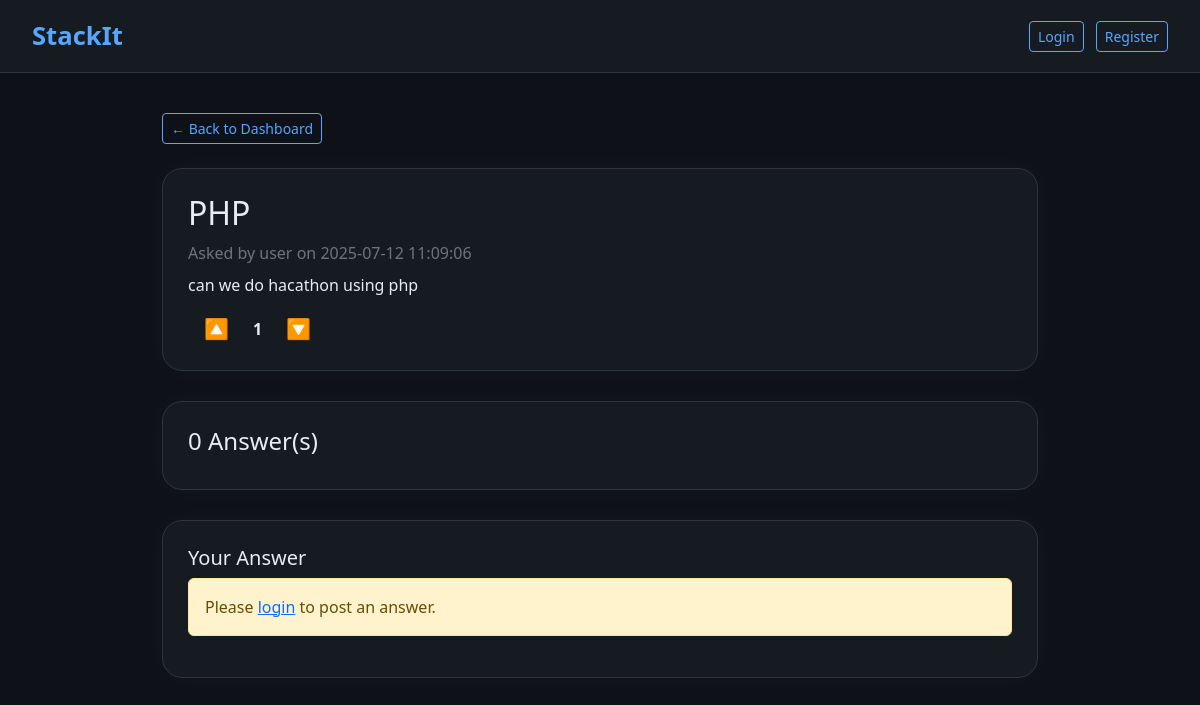
The page /root/view_question.php?id=13 on the database its author committed.
### tables this page shows
CREATE TABLE `questions` (
  `id` int(11) NOT NULL,
  `user_id` int(11) NOT NULL,
  `title` varchar(255) NOT NULL,
  `description` text NOT NULL,
  `created_at` timestamp NOT NULL DEFAULT current_timestamp()
);

CREATE TABLE `users` (
  `user_id` int(11) NOT NULL,
  `username` varchar(100) NOT NULL,
  `email` varchar(100) NOT NULL,
  `password` varchar(255) NOT NULL,
  `role` enum('guest','user','admin') DEFAULT 'user'
);

### root/view_question.php (the view, shortened to what this page needs)
<?php
require 'config.php';
$username = $_SESSION['user'] ?? null;
$user_id = $_SESSION['user_id'] ?? null;
$question_id = (int) $_GET['id'];
$stmt = $conn->prepare("
    SELECT q.id, q.title, q.description, q.created_at, u.username
    FROM questions q
    JOIN users u ON q.user_id = u.user_id
    WHERE q.id = ?
");
$stmt->execute([$question_id]);
$question = $stmt->fetch(PDO::FETCH_ASSOC);
$voteStmt = $conn->prepare("
    SELECT
        SUM(CASE WHEN vote_type = 'upvote' THEN 1 WHEN vote_type = 'downvote' THEN -1 ELSE 0 END) AS total
    FROM votes WHERE question_id = ?
");
$voteStmt->execute([$question_id]);
$questionVotes = $voteStmt->fetchColumn() ?? 0;
$userQuestionVote = null;
$stmt = $conn->prepare("
    SELECT a.id AS answer_id, a.content, a.created_at, a.user_id, u.username
    FROM answers a
    JOIN users u ON a.user_id = u.user_id
    WHERE a.question_id = ?
    ORDER BY a.created_at DESC
");
$stmt->execute([$question_id]);
$answers = $stmt->fetchAll(PDO::FETCH_ASSOC);
?>
<!DOCTYPE html>
<html lang="en">
<head>
  <link href="https://cdn.jsdelivr.net/npm/bootstrap@5.3.0/dist/css/bootstrap.min.css" rel="stylesheet" />
</head>
<body>
<nav class="navbar navbar-expand-lg">
  <a class="navbar-brand" href="dashboard.php">StackIt</a>
  <div class="ms-auto">
    <?php if ($user_id): ?>
      <span class="text-light me-3">👋 <?= htmlspecialchars($username) ?></span>
      <a href="logout.php" class="btn btn-outline-light btn-sm">Logout</a>
    <?php else: ?>
      <a href="login.php" class="btn btn-outline-light btn-sm me-2">Login</a>
      <a href="register.php" class="btn btn-outline-light btn-sm">Register</a>
    <?php endif; ?>
  </div>
</nav>
<div class="container">
  <div class="mb-4">
    <a href="dashboard.php" class="btn btn-outline-light btn-sm">← Back to Dashboard</a>
  </div>
  <div class="card-style">
    <h2><?= htmlspecialchars($question['title']) ?></h2>
    <div class="mb-2 text-secondary">Asked by <?= htmlspecialchars($question['username']) ?> on <?= $question['created_at'] ?></div>
    <p><?= nl2br(htmlspecialchars($question['description'])) ?></p>
    <div class="mt-3 d-flex align-items-center">
      <form method="POST" action="vote.php" class="me-2">
        <button class="btn-vote <?= $userQuestionVote === 'upvote' ? 'active' : '' ?>">🔼</button>
      </form>
      <strong><?= $questionVotes ?></strong>
      <form method="POST" action="vote.php" class="ms-2">
        <button class="btn-vote <?= $userQuestionVote === 'downvote' ? 'active' : '' ?>">🔽</button>
      </form>
    </div>
  </div>
  <div class="card-style">
    <h4><?= count($answers) ?> Answer(s)</h4>
  </div>
  <div class="card-style">
    <h5>Your Answer</h5>
    <?php if (!$user_id): ?>
      <div class="alert alert-warning">Please <a href="login.php">login</a> to post an answer.</div>
    <?php endif; ?>
  </div>
</div>
</body>
</html>

### root/view_question.php (style rules this page uses)
body { background: #0e1117; color: #e6edf3; font-family: 'Segoe UI', sans-serif; }
.navbar { background-color: #161b22 !important; border-bottom: 1px solid #30363d; padding: 12px 32px; }
.navbar-brand { font-size: 1.6rem; font-weight: bold; color: #58a6ff !important; }
.btn-outline-light { border-color: #58a6ff; color: #58a6ff; }
.container { max-width: 900px; margin: 40px auto; }
.card-style { background-color: #161b22; border-radius: 20px; padding: 25px; margin-bottom: 30px; border: 1px solid #30363d; box-shadow: 0 0 30px rgba(255,255,255,0.03); }
.btn-vote { border: none; background: transparent; color: #58a6ff; font-size: 20px; margin: 0 10px; cursor: pointer; }

### rows shown on the page
questions: title "PHP", user.username "user", created_at "2025-07-12 11:09:06", description "can we do hacathon using php"

### other values the page prints
$questionVotes "1"
count($answers) "0"
